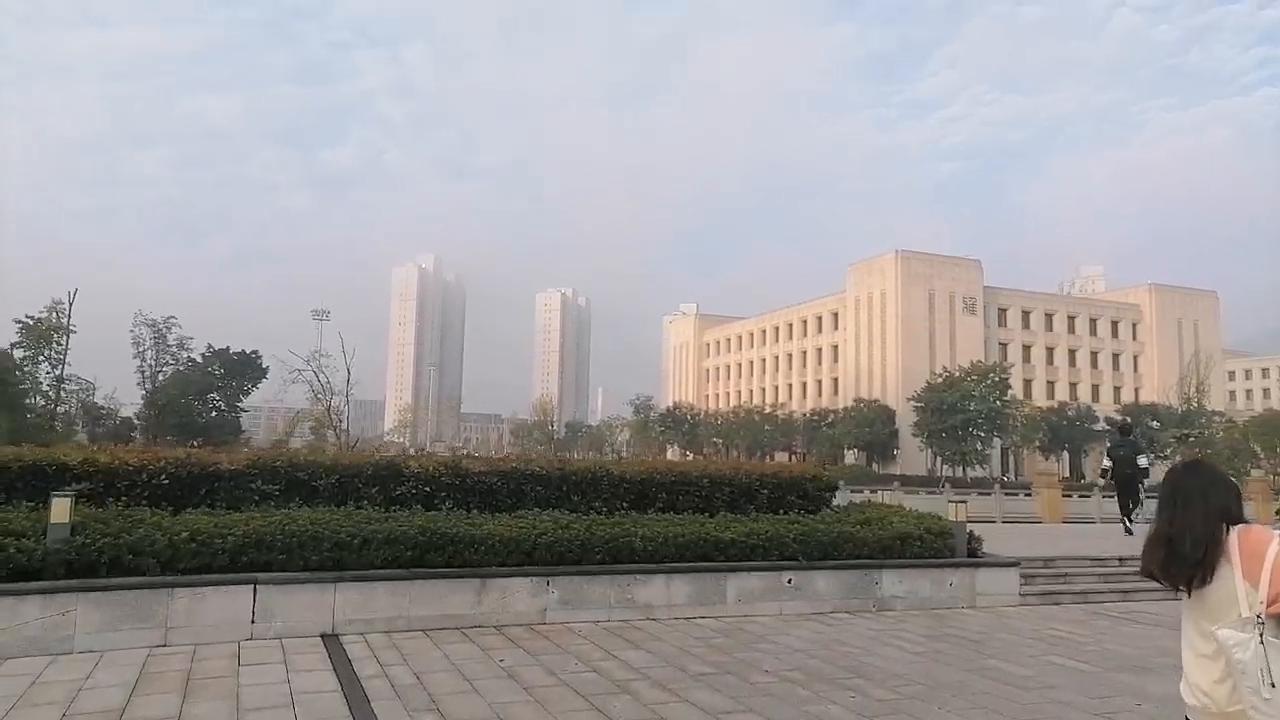
#> input picture frame 28 of Code/1.mp4, 1280 x 720 px
$ python test.py
#> lines starting #> are read from the running program, lines starting #| are printed output that depends on the picture
#> further down, frame is the input picture: shape (720, 1280, 3); mean B, G, R 155.2, 154.3, 157.2
import cv2
import numpy as np


def zmMinFilterGray(src, r=7):
    '''最小值滤波，r是滤波器半径'''
#> called with r = 7
    '''if r <= 0:
        return src
    h, w = src.shape[:2]
     I= src
    res = np.minimum(I  ,I[[0]+range(h-1)  , :])
    res = np.minimum(res, I[range(1,h)+[h-1], :])
     I= res
    res = np.minimum(I  , I[:,[0]+range(w-1)])
    res = np.minimum(res, I[:, range(1,w)+[w-1]])
    return zmMinFilterGray(res, r-1)'''
    return cv2.erode(src, np.ones((2 * r + 1, 2 * r + 1)))  # 使用opencv的erode函数更高效
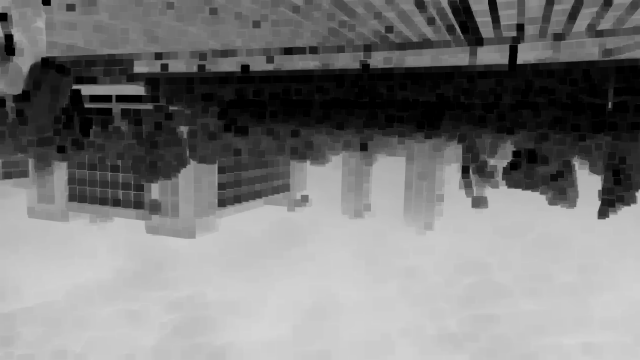
#> returned value: shape (720, 1280) float64 (shown at 1/2 size); min 0, max 0.839, mean 0.483


def guidedfilter(I, p, r, eps):
    '''引导滤波'''
#> called with r = 81, eps = 0.001

    height, width = I.shape
#> height = 720; width = 1280
    m_I = cv2.boxFilter(I, -1, (r, r))
    m_p = cv2.boxFilter(p, -1, (r, r))
    m_Ip = cv2.boxFilter(I * p, -1, (r, r))
    cov_Ip = m_Ip - m_I * m_p
    m_II = cv2.boxFilter(I * I, -1, (r, r))
    var_I = m_II - m_I * m_I
    a = cov_Ip / (var_I + eps)
    b = m_p - a * m_I
    m_a = cv2.boxFilter(a, -1, (r, r))
    m_b = cv2.boxFilter(b, -1, (r, r))
    return m_a * I + m_b
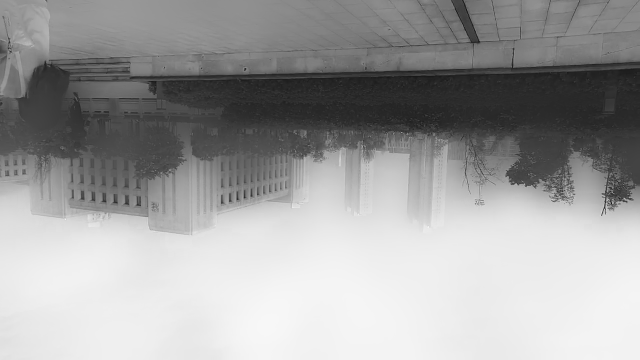
#> returned value: shape (720, 1280) float64 (shown at 1/2 size); min -0.135, max 0.849, mean 0.483; drawn with min black and max white


def getV1(m, r, eps, w, maxV1):  # 输入rgb图像，值范围[0,1]
    '''计算大气遮罩图像V1和光照值A, V1 = 1-t/A'''
    V1 = np.min(m, 2)  # 得到暗通道图像


    V1 = guidedfilter(V1, zmMinFilterGray(V1, 7), r, eps)  # 使用引导滤波优化
    bins = 2000
    ht = np.histogram(V1, bins)  # 计算大气光照A
    d = np.cumsum(ht[0]) / float(V1.size)
#> d = 2000 values from 1.09e-06 to 1
    for lmax in range(bins - 1, 0, -1):
        if d[lmax] <= 0.999:
            break
    A = np.mean(m, 2)[V1 >= ht[1][lmax]].max()
#> A = 1
    V1 = np.minimum(V1 * w, maxV1)  # 对值范围进行限制
    return V1, A


def deHaze(m, r=81, eps=0.001, w=0.95, maxV1=0.80, bGamma=False):
    Y = np.zeros(m.shape)


    V1, A = getV1(m, r, eps, w, maxV1)  # 得到遮罩图像和大气光照
#> A = 1
    for k in range(3):
        Y[:, :, k] = (m[:, :, k] - V1) / (1 - V1 / A)  # 颜色校正
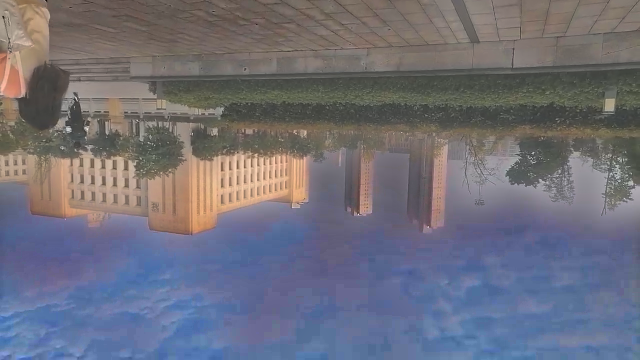
#> Y: shape (720, 1280, 3) float64 (shown at 1/2 size); mean of channels 0, 1, 2 0.343, 0.283, 0.284; drawn with min black and max white
    Y = np.clip(Y, 0, 1)
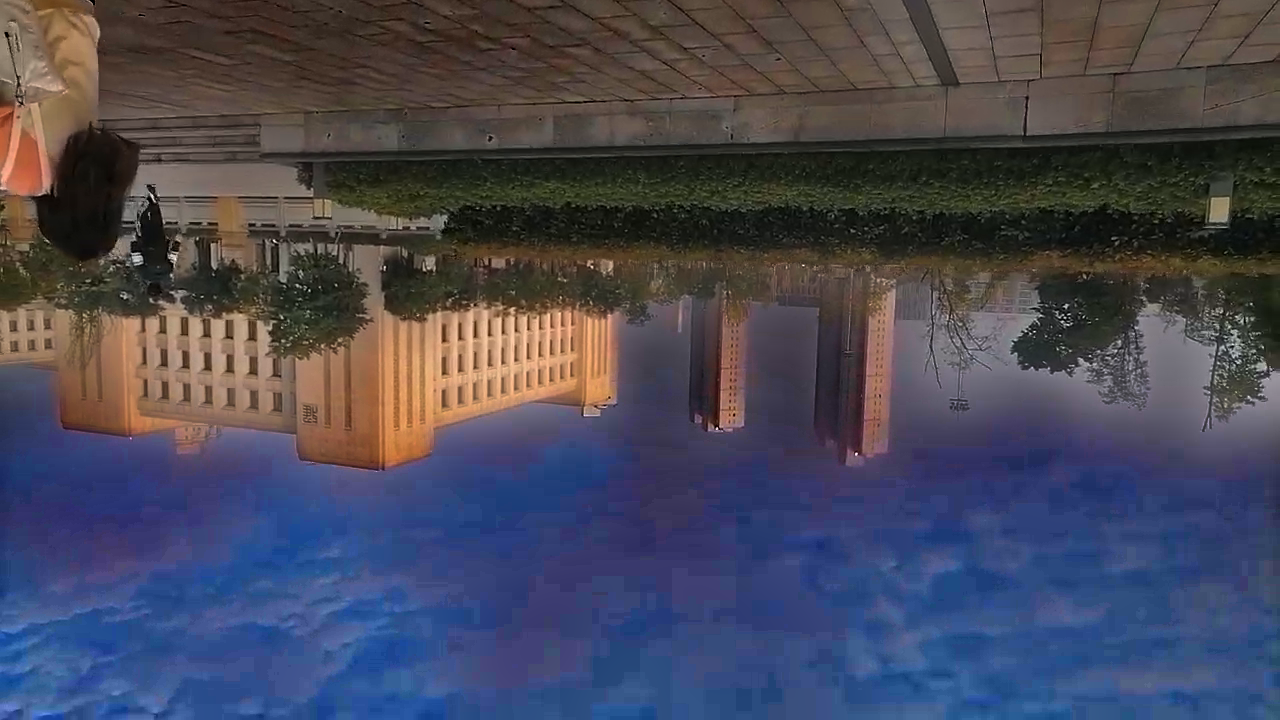
#> Y: shape (720, 1280, 3) float64; mean of channels 0, 1, 2 0.343, 0.283, 0.284; drawn as B, G, R
    if bGamma:
        Y = Y ** (np.log(0.5) / np.log(Y.mean()))  # gamma校正,默认不进行该操作
    return Y

video = "1.mp4"
cap = cv2.VideoCapture(video)
while cap.isOpened():
    _, frame = cap.read()
    frame = cv2.flip(frame, -180)
    cv2.imwrite("temp.jpg", frame)
    m = deHaze(frame / 255.0) * 255
    height, width = m.shape[:2]
    # 缩小图像
    size = (int(width * 0.5), int(height * 0.5))
    shrink = cv2.resize(m, size, interpolation=cv2.INTER_AREA)
    cv2.imwrite('defog.jpg', shrink)
    img = cv2.imread("defog.jpg")
    cv2.imshow("frame", img)
    key = cv2.waitKey(1) & 0xFF
#> (key q is pressed here)
    if key == ord("q"):
        break
cap.release()
cv2.destroyAllWindows()

$ run again, starting later in the video
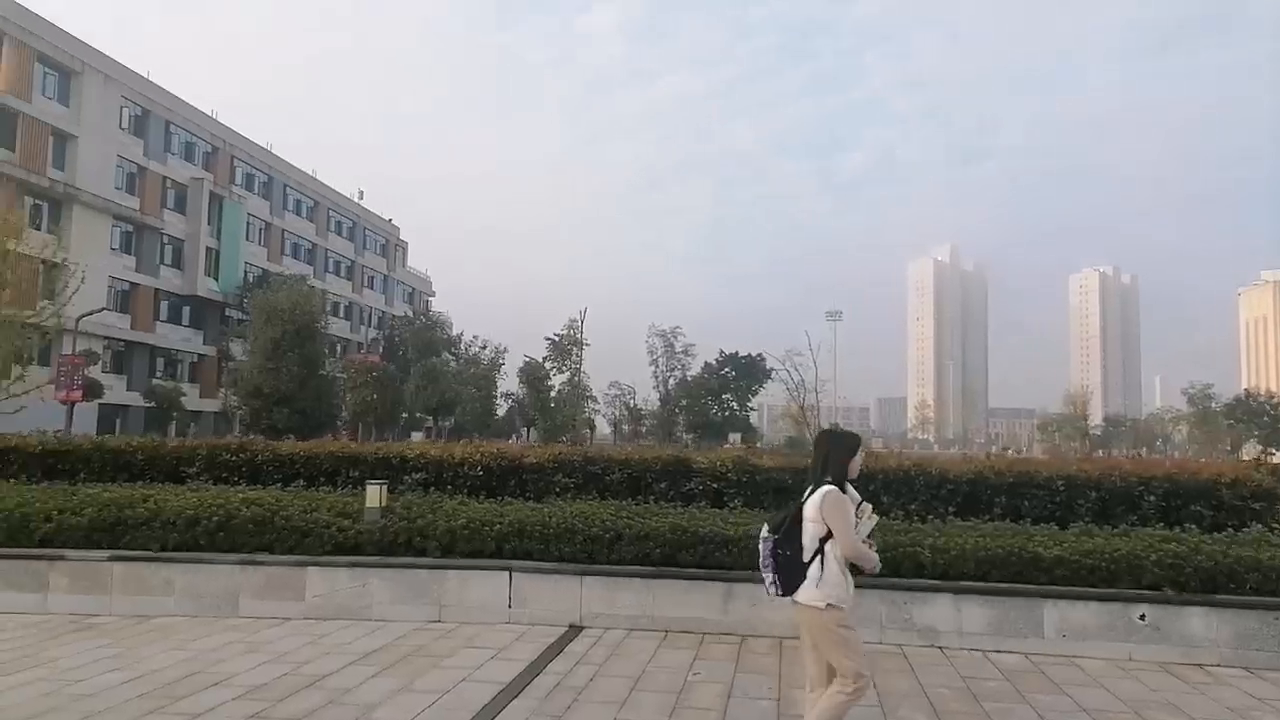
#> input picture frame 126 of Code/1.mp4, 1280 x 720 px
#> frame is the input picture: shape (720, 1280, 3); mean B, G, R 143.7, 143.8, 144.8
#> in guidedfilter, `height, width = I.shape`: height = 720; width = 1280
#> in guidedfilter, `return m_a * I + m_b`:
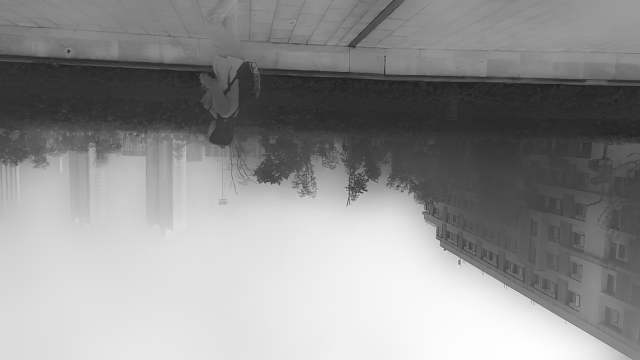
#> returned value: shape (720, 1280) float64 (shown at 1/2 size); min -0.155, max 0.913, mean 0.451; drawn with min black and max white
#> d = 2000 values from 1.09e-06 to 1
#> in getV1, `A = np.mean(m, 2)[V1 >= ht[1][lmax]].max()`: A = 0.927
#> in deHaze, `Y = np.clip(Y, 0, 1)`:
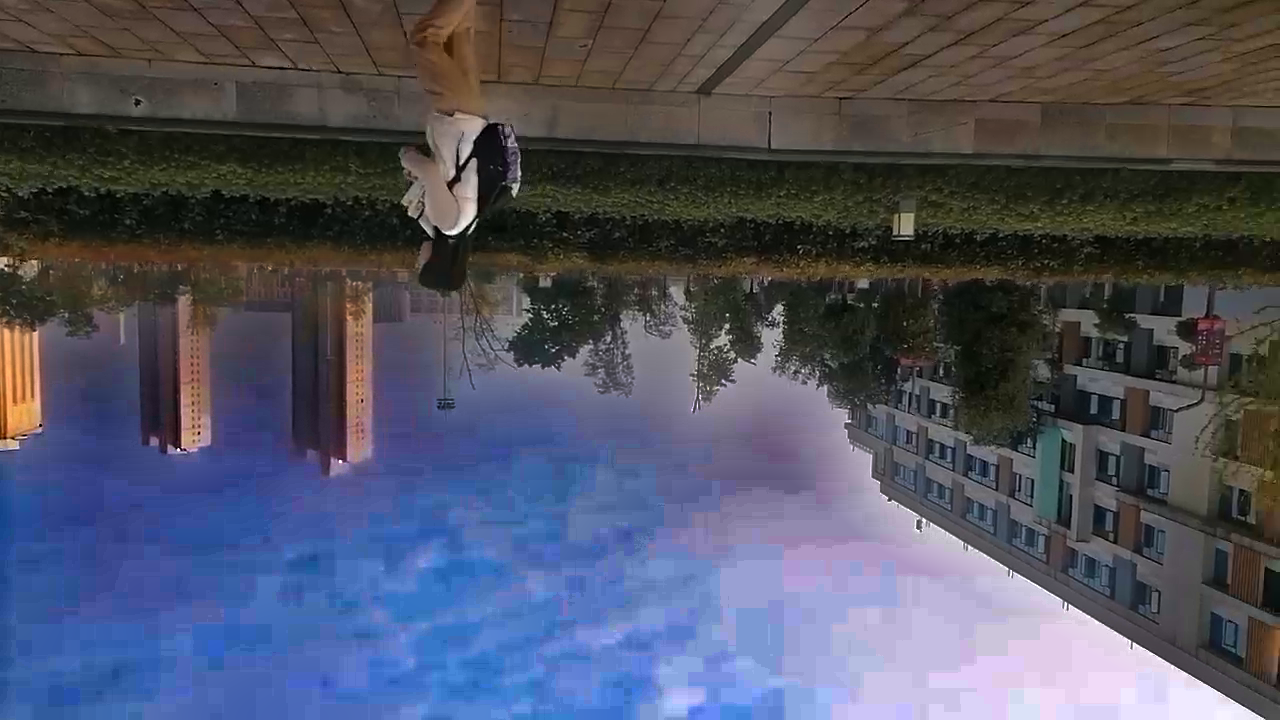
#> Y: shape (720, 1280, 3) float64; mean of channels 0, 1, 2 0.386, 0.325, 0.316; drawn as B, G, R

$ run again, starting later in the video
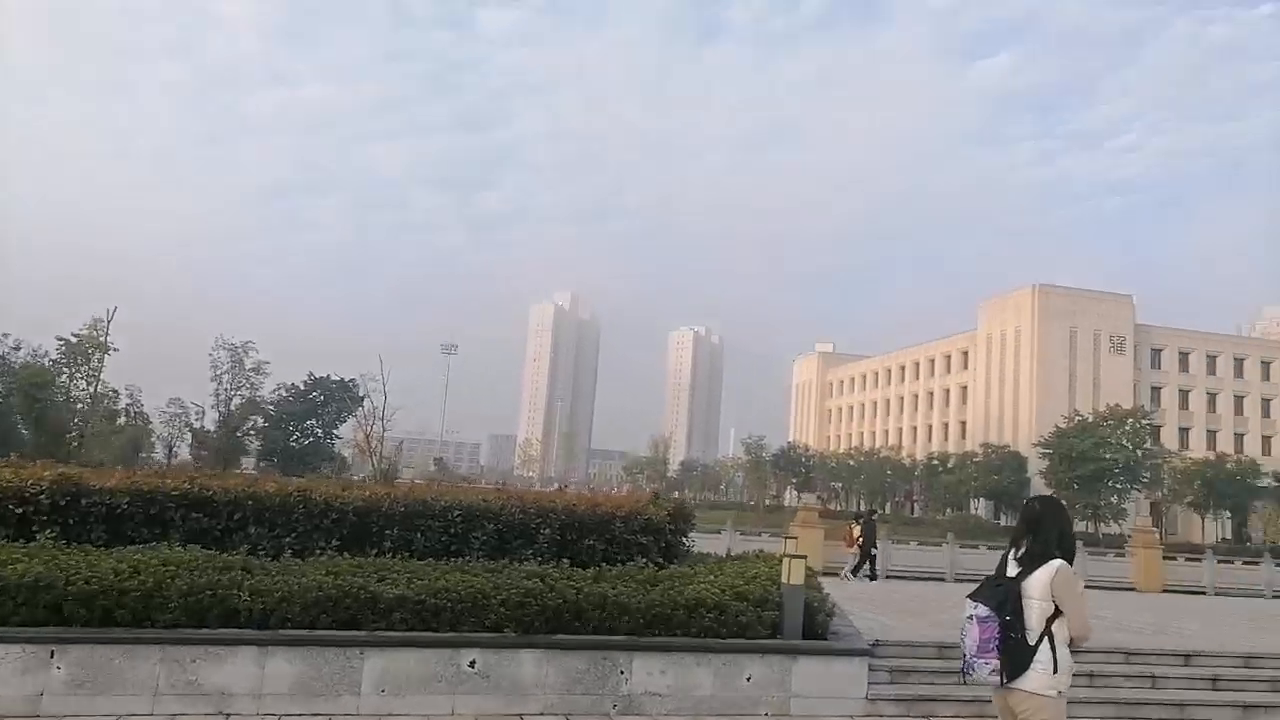
#> input picture frame 224 of Code/1.mp4, 1280 x 720 px
#> frame is the input picture: shape (720, 1280, 3); mean B, G, R 157.7, 154.2, 154.5
#> in guidedfilter, `height, width = I.shape`: height = 720; width = 1280
#> in guidedfilter, `return m_a * I + m_b`:
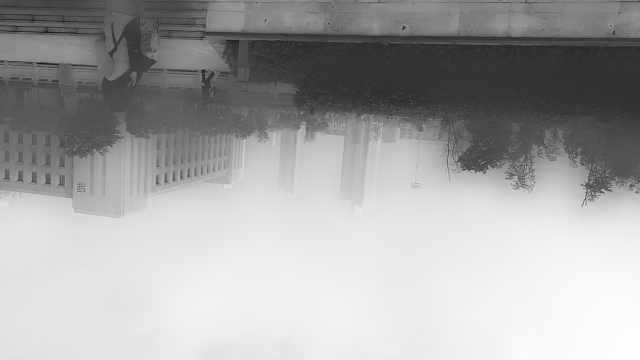
#> returned value: shape (720, 1280) float64 (shown at 1/2 size); min -0.195, max 0.853, mean 0.487; drawn with min black and max white
#> d = 2000 values from 1.09e-06 to 1
#> in getV1, `A = np.mean(m, 2)[V1 >= ht[1][lmax]].max()`: A = 0.885
#> in deHaze, `Y = np.clip(Y, 0, 1)`:
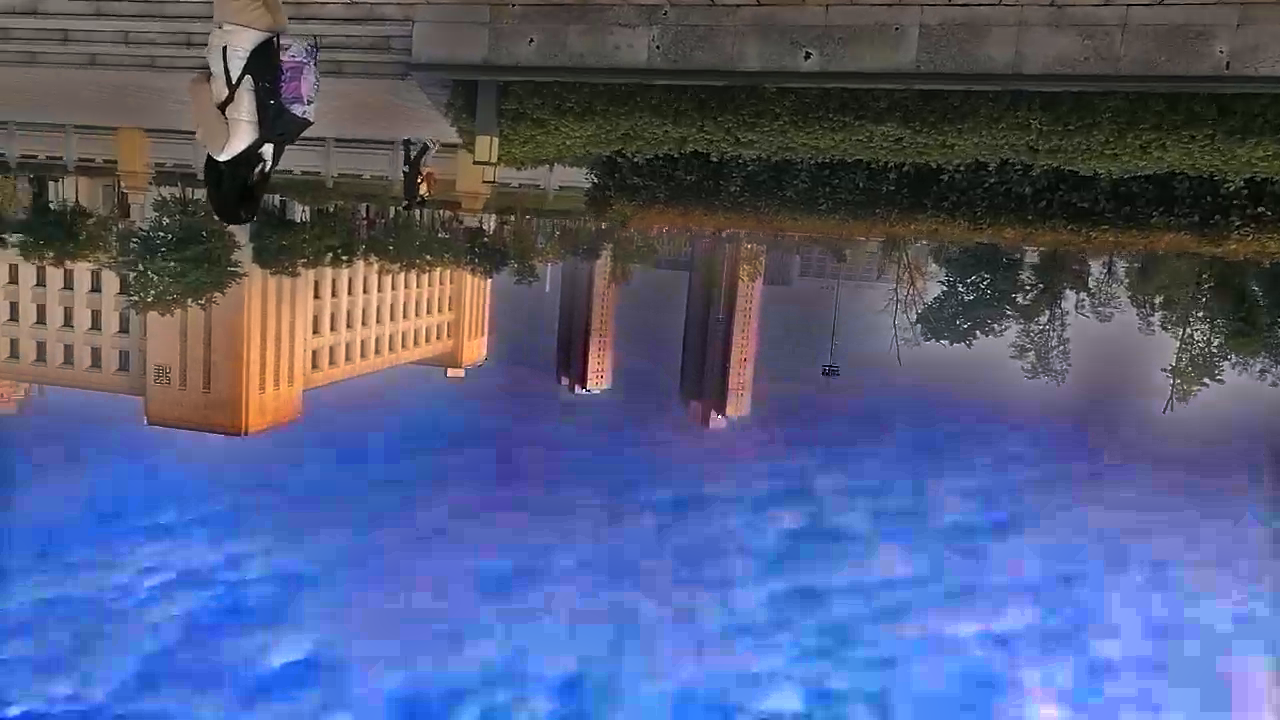
#> Y: shape (720, 1280, 3) float64; mean of channels 0, 1, 2 0.507, 0.363, 0.326; drawn as B, G, R
